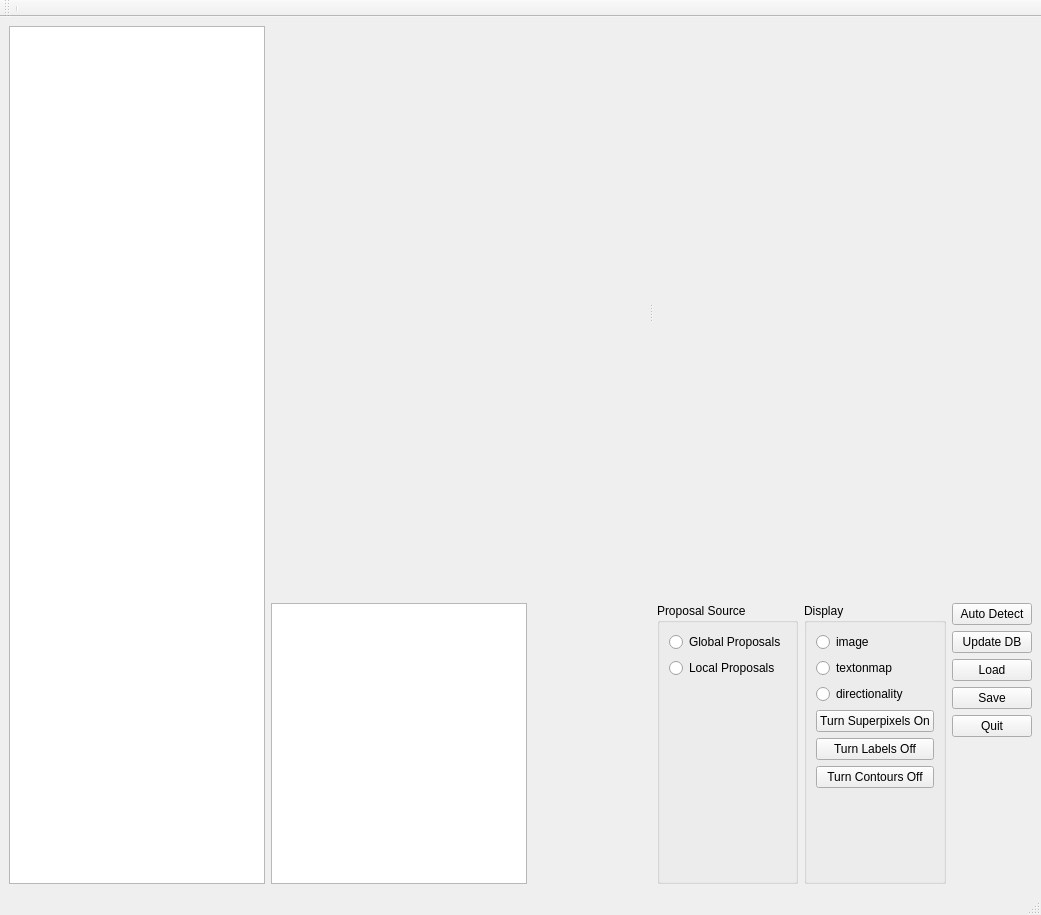
<?xml version="1.0" encoding="UTF-8"?>
<ui version="4.0">
 <class>BrainLabelingGui</class>
 <widget class="QMainWindow" name="BrainLabelingGui">
  <property name="geometry">
   <rect>
    <x>0</x>
    <y>0</y>
    <width>1041</width>
    <height>915</height>
   </rect>
  </property>
  <property name="sizePolicy">
   <sizepolicy hsizetype="MinimumExpanding" vsizetype="MinimumExpanding">
    <horstretch>0</horstretch>
    <verstretch>0</verstretch>
   </sizepolicy>
  </property>
  <property name="windowTitle">
   <string>BrainLabelingGui</string>
  </property>
  <widget class="QWidget" name="centralwidget">
   <property name="sizePolicy">
    <sizepolicy hsizetype="Ignored" vsizetype="Ignored">
     <horstretch>0</horstretch>
     <verstretch>0</verstretch>
    </sizepolicy>
   </property>
   <layout class="QGridLayout" name="gridLayout">
    <item row="0" column="0" rowspan="2">
     <widget class="QListWidget" name="thumbnail_list">
      <property name="sizePolicy">
       <sizepolicy hsizetype="Preferred" vsizetype="MinimumExpanding">
        <horstretch>0</horstretch>
        <verstretch>0</verstretch>
       </sizepolicy>
      </property>
      <property name="minimumSize">
       <size>
        <width>256</width>
        <height>773</height>
       </size>
      </property>
     </widget>
    </item>
    <item row="0" column="1">
     <widget class="QSplitter" name="splitter">
      <property name="orientation">
       <enum>Qt::Horizontal</enum>
      </property>
      <widget class="MplWidget" name="canvaswidget" native="true">
       <property name="sizePolicy">
        <sizepolicy hsizetype="MinimumExpanding" vsizetype="MinimumExpanding">
         <horstretch>0</horstretch>
         <verstretch>0</verstretch>
        </sizepolicy>
       </property>
       <property name="minimumSize">
        <size>
         <width>500</width>
         <height>571</height>
        </size>
       </property>
       <property name="contextMenuPolicy">
        <enum>Qt::CustomContextMenu</enum>
       </property>
      </widget>
      <widget class="MplWidget" name="canvaswidget2" native="true">
       <property name="sizePolicy">
        <sizepolicy hsizetype="MinimumExpanding" vsizetype="MinimumExpanding">
         <horstretch>0</horstretch>
         <verstretch>0</verstretch>
        </sizepolicy>
       </property>
       <property name="minimumSize">
        <size>
         <width>500</width>
         <height>571</height>
        </size>
       </property>
       <property name="contextMenuPolicy">
        <enum>Qt::CustomContextMenu</enum>
       </property>
      </widget>
     </widget>
    </item>
    <item row="1" column="1">
     <layout class="QHBoxLayout" name="bottom_panel">
      <item>
       <widget class="QGraphicsView" name="graphicsView_navMap"/>
      </item>
      <item>
       <spacer name="horizontalSpacer">
        <property name="orientation">
         <enum>Qt::Horizontal</enum>
        </property>
        <property name="sizeHint" stdset="0">
         <size>
          <width>40</width>
          <height>20</height>
         </size>
        </property>
       </spacer>
      </item>
      <item>
       <widget class="QGroupBox" name="proposalSource_panel">
        <property name="sizePolicy">
         <sizepolicy hsizetype="Fixed" vsizetype="MinimumExpanding">
          <horstretch>0</horstretch>
          <verstretch>0</verstretch>
         </sizepolicy>
        </property>
        <property name="title">
         <string>Proposal Source</string>
        </property>
        <property name="flat">
         <bool>false</bool>
        </property>
        <layout class="QVBoxLayout" name="verticalLayout_2">
         <item>
          <widget class="QRadioButton" name="radioButton_globalProposal">
           <property name="text">
            <string>Global Proposals</string>
           </property>
          </widget>
         </item>
         <item alignment="Qt::AlignLeft">
          <widget class="QRadioButton" name="radioButton_localProposal">
           <property name="text">
            <string>Local Proposals</string>
           </property>
          </widget>
         </item>
         <item>
          <spacer name="verticalSpacer">
           <property name="orientation">
            <enum>Qt::Vertical</enum>
           </property>
           <property name="sizeHint" stdset="0">
            <size>
             <width>20</width>
             <height>40</height>
            </size>
           </property>
          </spacer>
         </item>
        </layout>
       </widget>
      </item>
      <item>
       <widget class="QGroupBox" name="displayOption_panel">
        <property name="sizePolicy">
         <sizepolicy hsizetype="Fixed" vsizetype="MinimumExpanding">
          <horstretch>0</horstretch>
          <verstretch>0</verstretch>
         </sizepolicy>
        </property>
        <property name="title">
         <string>Display</string>
        </property>
        <layout class="QVBoxLayout" name="verticalLayout_3">
         <item>
          <widget class="QRadioButton" name="img_radioButton">
           <property name="text">
            <string>image</string>
           </property>
          </widget>
         </item>
         <item>
          <widget class="QRadioButton" name="textonmap_radioButton">
           <property name="text">
            <string>textonmap</string>
           </property>
          </widget>
         </item>
         <item>
          <widget class="QRadioButton" name="dirmap_radioButton">
           <property name="text">
            <string>directionality</string>
           </property>
          </widget>
         </item>
         <item>
          <widget class="QPushButton" name="buttonSpOnOff">
           <property name="text">
            <string>Turn Superpixels On</string>
           </property>
          </widget>
         </item>
         <item>
          <widget class="QPushButton" name="button_labelsOnOff">
           <property name="text">
            <string>Turn Labels Off</string>
           </property>
          </widget>
         </item>
         <item>
          <widget class="QPushButton" name="button_contoursOnOff">
           <property name="text">
            <string>Turn Contours Off</string>
           </property>
          </widget>
         </item>
         <item>
          <spacer name="verticalSpacer_2">
           <property name="orientation">
            <enum>Qt::Vertical</enum>
           </property>
           <property name="sizeHint" stdset="0">
            <size>
             <width>20</width>
             <height>40</height>
            </size>
           </property>
          </spacer>
         </item>
        </layout>
       </widget>
      </item>
      <item>
       <layout class="QVBoxLayout" name="verticalLayout">
        <property name="sizeConstraint">
         <enum>QLayout::SetMinAndMaxSize</enum>
        </property>
        <item>
         <widget class="QPushButton" name="button_autoDetect">
          <property name="text">
           <string>Auto Detect</string>
          </property>
         </widget>
        </item>
        <item>
         <widget class="QPushButton" name="button_updateDB">
          <property name="text">
           <string>Update DB</string>
          </property>
         </widget>
        </item>
        <item>
         <widget class="QPushButton" name="button_loadLabeling">
          <property name="text">
           <string>Load</string>
          </property>
         </widget>
        </item>
        <item>
         <widget class="QPushButton" name="button_saveLabeling">
          <property name="text">
           <string>Save</string>
          </property>
         </widget>
        </item>
        <item>
         <widget class="QPushButton" name="button_quit">
          <property name="text">
           <string>Quit</string>
          </property>
         </widget>
        </item>
        <item>
         <spacer name="verticalSpacer_3">
          <property name="orientation">
           <enum>Qt::Vertical</enum>
          </property>
          <property name="sizeHint" stdset="0">
           <size>
            <width>20</width>
            <height>40</height>
           </size>
          </property>
         </spacer>
        </item>
       </layout>
      </item>
     </layout>
    </item>
   </layout>
  </widget>
  <widget class="QStatusBar" name="statusbar"/>
  <widget class="QMenuBar" name="menubar">
   <property name="geometry">
    <rect>
     <x>0</x>
     <y>0</y>
     <width>1041</width>
     <height>25</height>
    </rect>
   </property>
  </widget>
  <widget class="QToolBar" name="toolBar">
   <property name="windowTitle">
    <string>toolBar</string>
   </property>
   <attribute name="toolBarArea">
    <enum>TopToolBarArea</enum>
   </attribute>
   <attribute name="toolBarBreak">
    <bool>false</bool>
   </attribute>
   <addaction name="separator"/>
  </widget>
 </widget>
 <customwidgets>
  <customwidget>
   <class>MplWidget</class>
   <extends>QWidget</extends>
   <header>mplwidget.h</header>
   <container>1</container>
  </customwidget>
 </customwidgets>
 <resources/>
 <connections/>
</ui>
